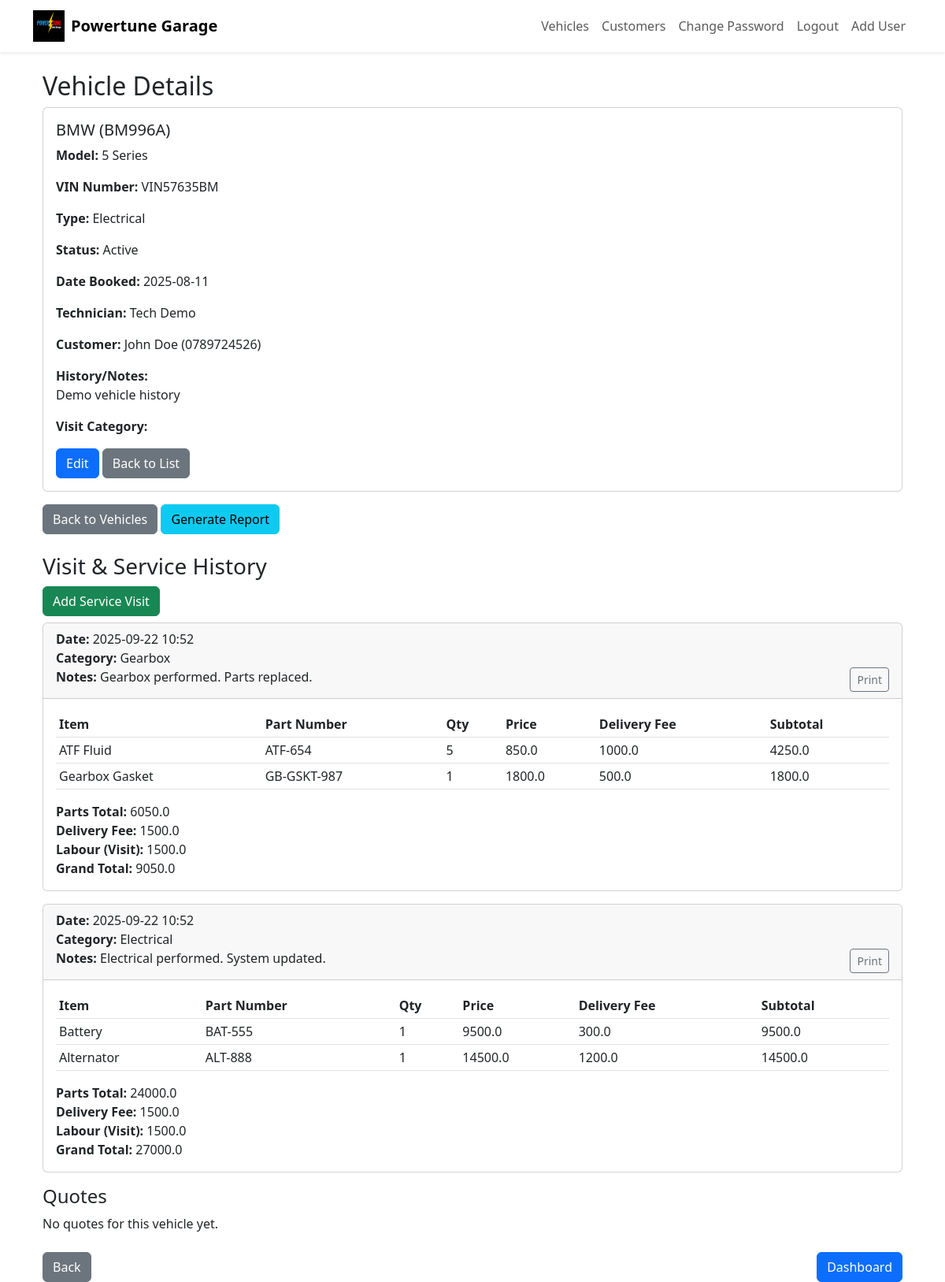
/vehicles/1 (signed in), run on the app's committed database.
### app.py (models this page shows)
class Vehicle(db.Model):
    id = db.Column(db.Integer, primary_key=True)
    name = db.Column(db.String(100), nullable=False)  # Vehicle name
    model = db.Column(db.String(100), nullable=False)
    plate = db.Column(db.String(20), unique=True, nullable=False)
    vin_number = db.Column(db.String(100), nullable=True)
    type = db.Column(db.String(50), nullable=True)  # electrical, mechanical, or service
    status = db.Column(db.String(50), nullable=False)
    date_booked = db.Column(db.String(20), nullable=True)
    technician = db.Column(db.String(100), nullable=True)  # Technician working on vehicle
    history = db.Column(db.Text, nullable=True)  # Track work done
    customer_id = db.Column(db.Integer, db.ForeignKey('customer.id'), nullable=True)
    customer = db.relationship('Customer', backref='vehicles')

class Customer(db.Model):
    id = db.Column(db.Integer, primary_key=True)
    name = db.Column(db.String(100), nullable=False)
    phone = db.Column(db.String(20), nullable=False)
    email = db.Column(db.String(100), nullable=False)

class ServiceVisit(db.Model):
    id = db.Column(db.Integer, primary_key=True)
    vehicle_id = db.Column(db.Integer, db.ForeignKey('vehicle.id'), nullable=False)
    date = db.Column(db.DateTime, nullable=False, default=datetime.utcnow)
    notes = db.Column(db.String(255))
    visit_category = db.Column(db.String(100))  # instead of visit_type
    labour = db.Column(db.Float, default=0.0)
    items = db.relationship('ServiceItem', backref='visit', lazy=True)

class ServiceItem(db.Model):
    id = db.Column(db.Integer, primary_key=True)
    visit_id = db.Column(db.Integer, db.ForeignKey('service_visit.id'), nullable=False)
    item_name = db.Column(db.String(100), nullable=False)
    part_number = db.Column(db.String(100), nullable=True)  # <-- Add this line
    quantity = db.Column(db.Integer, nullable=False, default=1)
    price = db.Column(db.Float, nullable=False, default=0.0)
    labour = db.Column(db.Float, nullable=False, default=0.0)

### app.py (the view)
@app.route('/vehicles/<int:vehicle_id>', methods=['GET', 'POST'])
@login_required
def vehicle_detail(vehicle_id):
    v = Vehicle.query.get_or_404(vehicle_id)
    visits = ServiceVisit.query.filter_by(vehicle_id=vehicle_id).order_by(ServiceVisit.date.desc()).all()
    return render_template('vehicle_detail.html', vehicle=v, visits=visits)

### app.py (called while the page is built)
def login_required(f):
    from functools import wraps
    @wraps(f)
    def decorated_function(*args, **kwargs):
        if 'user_id' not in session:
            flash('Please log in to access this page.', 'warning')
            return redirect(url_for('login'))
        return f(*args, **kwargs)
    return decorated_function

### templates/vehicle_detail.html
{% extends 'dashboard.html' %}
{% block content %}
<div class="container mt-4">
    <h2>Vehicle Details</h2>
    <div class="card mb-3">
        <div class="card-body">
            <h5 class="card-title">{{ vehicle.name }} ({{ vehicle.plate }})</h5>
            <p><strong>Model:</strong> {{ vehicle.model }}</p>
            <p><strong>VIN Number:</strong> {{ vehicle.vin_number }}</p>
            <p><strong>Type:</strong> {{ vehicle.type|capitalize }}</p>
            <p><strong>Status:</strong> {{ vehicle.status }}</p>
            <p><strong>Date Booked:</strong> {{ vehicle.date_booked }}</p>
            <p><strong>Technician:</strong> {{ vehicle.technician }}</p>
            <p><strong>Customer:</strong> {% if vehicle.customer %}{{ vehicle.customer.name }} ({{ vehicle.customer.phone }}){% else %}None{% endif %}</p>
            <p><strong>History/Notes:</strong><br>{{ vehicle.history|default('No history yet.') }}</p>
            <p><strong>Visit Category:</strong> {{ vehicle.visit_category|capitalize }}</p>
            {% if session['username'] == 'admin' %}
            <a href="{{ url_for('edit_vehicle', vehicle_id=vehicle.id) }}" class="btn btn-primary">Edit</a>
            {% endif %}
            <a href="{{ url_for('vehicles') }}" class="btn btn-secondary">Back to List</a>
        </div>
    </div>
    <div class="mb-3">
        <a href="{{ url_for('vehicles') }}" class="btn btn-secondary">Back to Vehicles</a>
        <a href="{{ url_for('vehicle_report', vehicle_id=vehicle.id) }}" class="btn btn-info">Generate Report</a>
    </div>
    <h3 class="mt-4">Visit & Service History</h3>
    <a href="{{ url_for('add_visit', vehicle_id=vehicle.id) }}" class="btn btn-success mb-2">Add Service Visit</a>
    {% for visit in visits %}
    <div class="card mb-3">
        <div class="card-header">
            <strong>Date:</strong> {{ visit.date.strftime('%Y-%m-%d %H:%M') }}<br>
            <strong>Category:</strong> {{ visit.visit_category|default('N/A') }}<br>
            <strong>Notes:</strong> {{ visit.notes }}
            <a href="{{ url_for('print_visit', visit_id=visit.id) }}" class="btn btn-sm btn-outline-secondary float-end" target="_blank">Print</a>
        </div>
        <div class="card-body">
            <table class="table table-sm">
                <thead>
                    <tr>
                        <th>Item</th>
                        <th>Part Number</th>
                        <th>Qty</th>
                        <th>Price</th>
                        <th>Delivery Fee</th>
                        <th>Subtotal</th>
                    </tr>
                </thead>
                <tbody>
                    {% set ns = namespace(parts_total=0, delivery_fee=0) %}
                    {% for item in visit.items %}
                        {% set subtotal = item.quantity * item.price %}
                        {% set ns.parts_total = ns.parts_total + subtotal %}
                        {% set ns.delivery_fee = ns.delivery_fee + (item.labour or 0) %}
                        <tr>
                            <td>{{ item.item_name }}</td>
                            <td>{{ item.part_number or '' }}</td>
                            <td>{{ item.quantity }}</td>
                            <td>{{ item.price }}</td>
                            <td>{{ item.labour or 0 }}</td>
                            <td>{{ subtotal }}</td>
                        </tr>
                    {% endfor %}
                </tbody>
            </table>
            <div>
                <strong>Parts Total:</strong> {{ ns.parts_total }}<br>
                <strong>Delivery Fee:</strong> {{ ns.delivery_fee }}<br>
                <strong>Labour (Visit):</strong> {{ visit.labour|default(0) }}<br>
                <strong>Grand Total:</strong> {{ ns.parts_total + ns.delivery_fee + (visit.labour or 0) }}
            </div>
        </div>
    </div>
    {% else %}
    <p>No service visits recorded yet.</p>
    {% endfor %}
    <h4>Quotes</h4>
    {% if quotes %}
    <ul>
        {% for q in quotes %}
        <li>Quote #{{ q.id }} - <a href="#">View</a></li>
        {% endfor %}
    </ul>
    {% else %}
    <p>No quotes for this vehicle yet.</p>
    {% endif %}
    <div class="d-flex justify-content-between mt-4">
        <a href="{{ url_for('vehicles') }}" class="btn btn-secondary">Back</a>
        <a href="{{ url_for('dashboard') }}" class="btn btn-primary">Dashboard</a>
    </div>
</div>
{% endblock %}

### data on the page
Vehicle: name "BMW", plate "BM996A", model "5 Series", vin_number "VIN57635BM", type "Electrical", status "Active", date_booked "2025-08-11", technician "Tech Demo", history "Demo vehicle history"
Customer: customer.name "John Doe", customer.phone "0789724526"
ServiceVisit: date "2025-09-22 10:52", visit_category "Gearbox", notes "Gearbox performed. Parts replaced.", parts_total "6050.0", delivery_fee "1500.0", labour "1500.0", ns.parts_total+ns.delivery_fee+(visit.labouror0) "9050.0"
ServiceItem: item_name "ATF Fluid", part_number "ATF-654", quantity "5", price "850.0", labour "1000.0", subtotal "4250.0"
ServiceItem: item_name "Gearbox Gasket", part_number "GB-GSKT-987", quantity "1", price "1800.0", labour "500.0"
ServiceVisit: date "2025-09-22 10:52", visit_category "Electrical", notes "Electrical performed. System updated.", parts_total "24000.0", delivery_fee "1500.0", labour "1500.0", ns.parts_total+ns.delivery_fee+(visit.labouror0) "27000.0"
ServiceItem: item_name "Battery", part_number "BAT-555", quantity "1", price "9500.0", labour "300.0"
ServiceItem: item_name "Alternator", part_number "ALT-888", quantity "1", price "14500.0", labour "1200.0"
